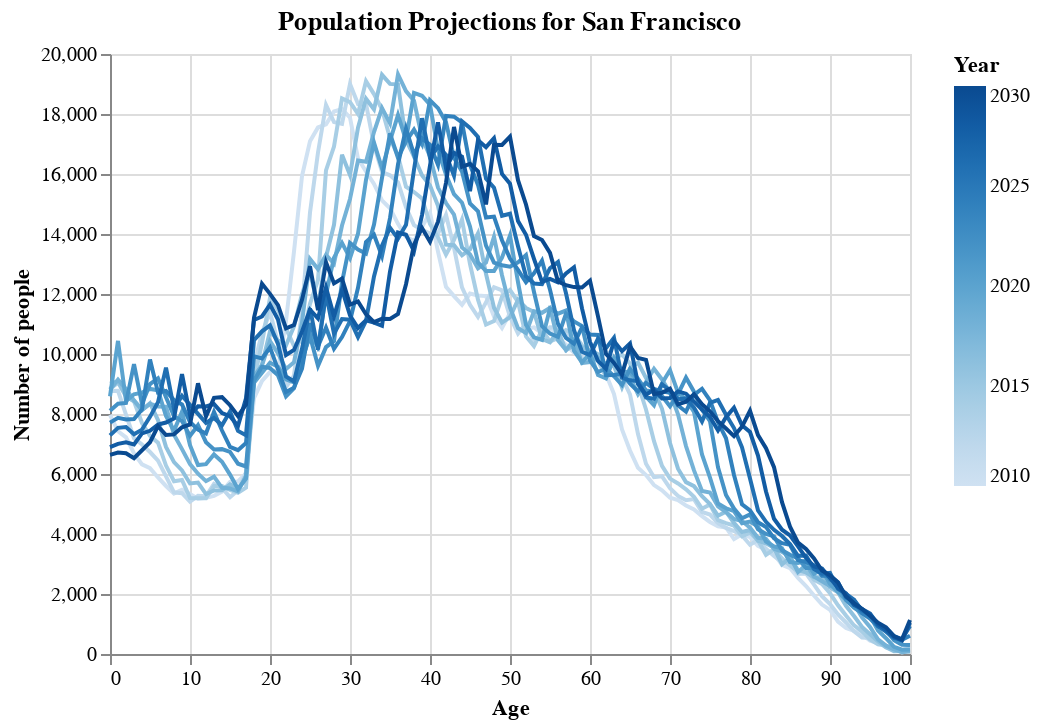

The notebook cell this image was saved under:
### Code cell
%config InlineBackend.figure_format = 'retina'
alt.Chart(
    sf_age_distributions.loc[
        lambda x: (x['year'] <= 2030) & (x['year'] % 2 == 0)
    ],
    title='Population Projections for San Francisco'
).mark_line().encode(
    x=alt.X('agerc', title='Age'),
    y=alt.Y('perwt', title='Number of people'),
    color=alt.Color('year', title='Year', legend=alt.Legend(format='')),
)

### Figure 1 — Vega-Lite specification as saved in the notebook (floating-point values rounded to 4 significant figures; data arrays with more than 128 entries replaced by an {"elided": "..."} marker saying what was removed)
{"config": {"view": {"continuousWidth": 400, "continuousHeight": 300}}, "data": {"name": "data-1e4152dd8cb0939c31a55c3cddbb61ad"}, "mark": "line", "encoding": {"color": {"type": "quantitative", "field": "year", "legend": {"format": ""}, "title": "Year"}, "x": {"type": "quantitative", "field": "agerc", "title": "Age"}, "y": {"type": "quantitative", "field": "perwt", "title": "Number of people"}}, "title": "Population Projections for San Francisco", "$schema": "https://vega.github.io/schema/vega-lite/v4.8.1.json", "datasets": {"data-1e4152dd8cb0939c31a55c3cddbb61ad": {"elided": "1111 records"}}}
